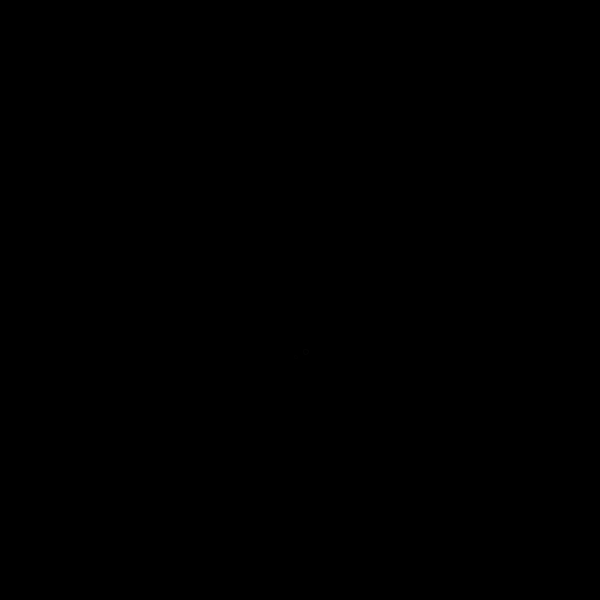
Frame 1 (no input)
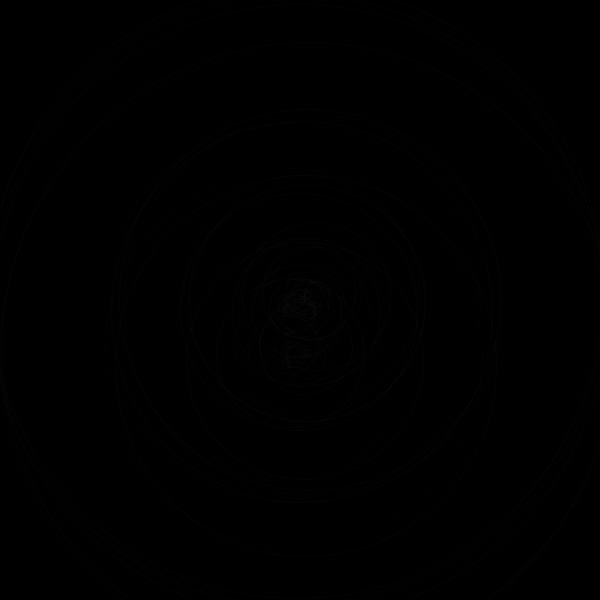
Frame 60 (the mouse pressed at the canvas centre just before this capture)
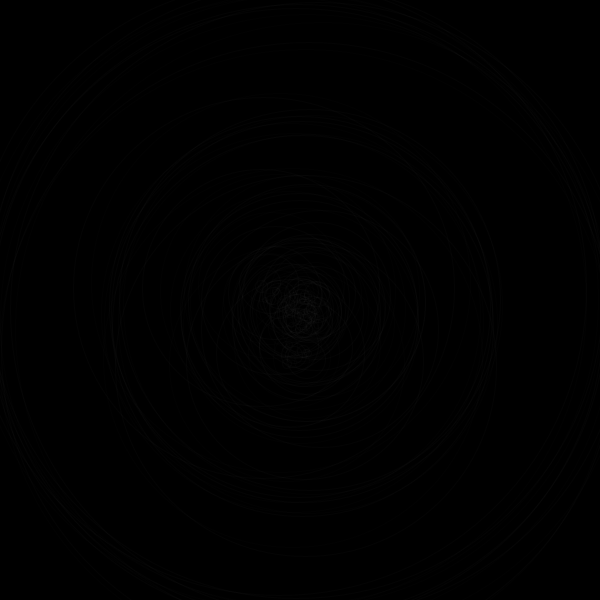
Frame 120 (the mouse held since frame 60 and released just before this capture)

The Processing sketch that drew these frames (run headless with seeded random() and noise(); from frame 60 on, the mouse is pressed at the canvas centre):

// Processing sketch: processing_185943
// ── processing_185943.pde

int lastFib;
int fib;
int dimX=600;
int dimY=600;

int x;
int y; 

int incX;
int incY;
int o;
int c=0;
int incC=1;
int n=2;

void setup() 
{
  frameRate(100);
  initParm1();
  initParm2();
  size(600, 600);
  background(0);
}
void draw()
{

  int save;



  for (int i=n;i>=0;i--) {
    stroke(i*255/n, i*255/n, i*255/n, 4);
    fill(i*255/n, i*255/n, i*255/n, 0);
    ellipse(x+random(-1*dimX/50, dimX/50), y+random(-1*dimX/50, dimX/50), fib+i*2, fib+i*2);
  }

  save=fib;
  fib=fib+lastFib;
  lastFib=save;
  o=o+1;
  c=c+incC;
  if (c<=0||c>=255) {
    incC=incC * -1;
    initParm1();
  }
  c=c+incC;

  if (o>20) {
    initParm1();
    initParm2();
  }
}

void initParm1() {


  x =  int( dimX/2 + random(dimX*.1) * cos(random(6.28)));
  y = int( dimY/2 + random(dimY*.1) * sin(random(6.28)));
}
void initParm2() {

  o=1;
  fib=1;
  lastFib=1;
}
void keyPressed()
{
  if ( key == 's' ) save(str(millis())+".jpg");
}
